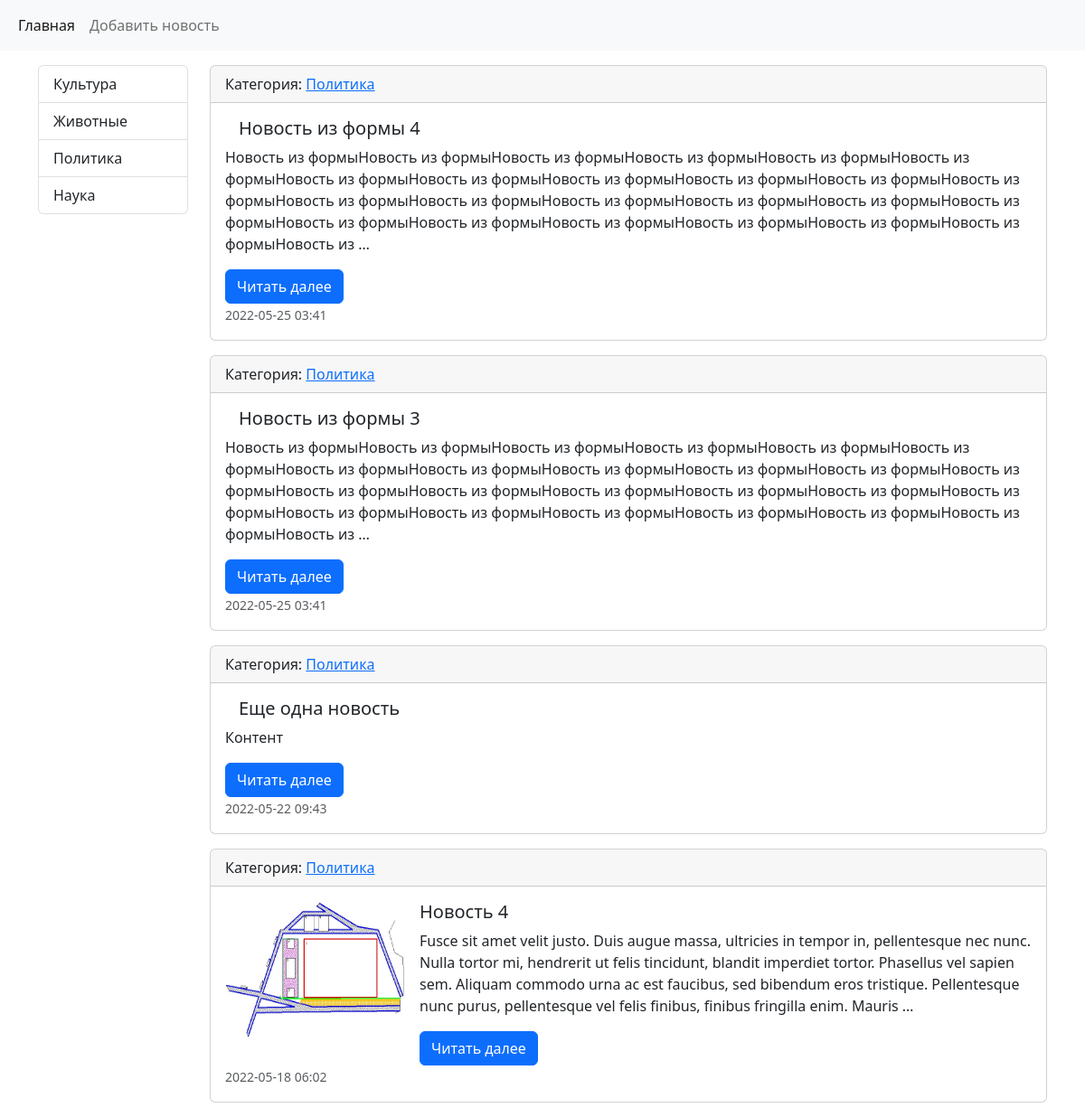
Page /category/3/ on the earlier database version.
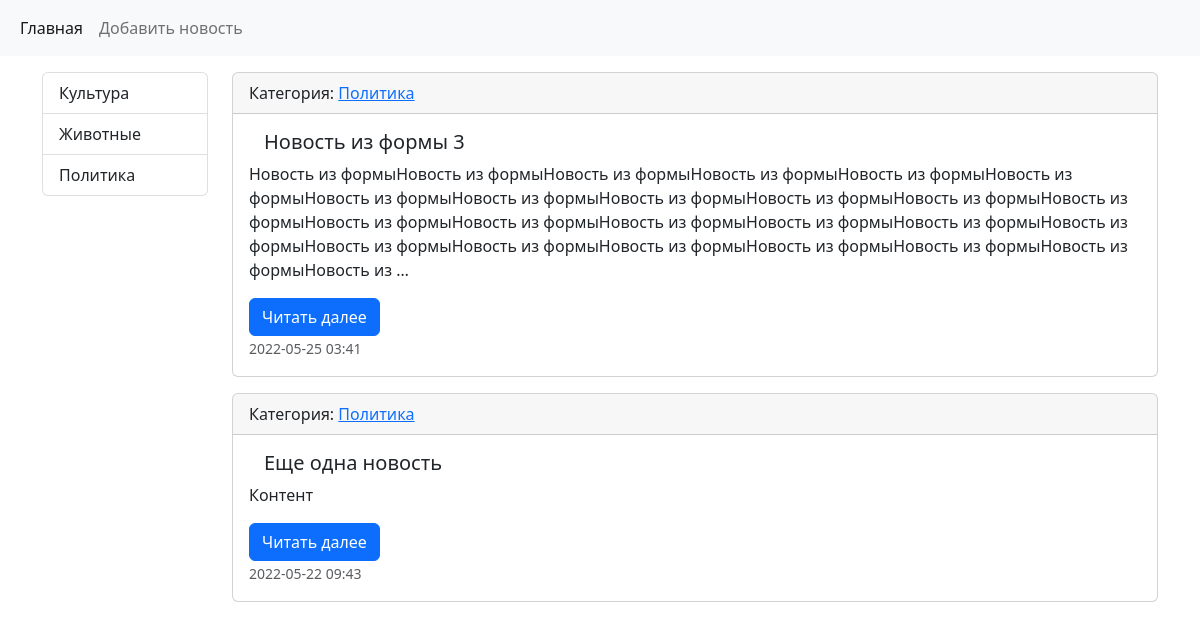
Same page on the later database version.
### news/models.py (models this page shows, shortened)
class Category(models.Model):
    title = models.CharField(max_length=150, db_index=True, verbose_name='Наименование категории')
    def get_absolute_url(self):
        return reverse_lazy('category', kwargs={'category_id': self.pk})
    def __str__(self):
        return self.title
    class Meta:
        verbose_name = 'Категория'
        verbose_name_plural = 'Категории'
        ordering = ['title']

class News(models.Model):
    title = models.CharField(max_length=150, verbose_name='Наименование')
    content = models.TextField(blank=True, verbose_name='Конетент')
    created_at = models.DateTimeField(auto_now_add=True, verbose_name='Дата загрузки')
    updated_at = models.DateTimeField(auto_now=True, verbose_name='Обновлено')
    photo = models.ImageField(upload_to='photo/%Y/%m/%d/', verbose_name='Фото', blank=True)
    is_published = models.BooleanField(default=True, verbose_name='Опубликовано')
    category = models.ForeignKey('Category', on_delete=models.PROTECT, null=True, verbose_name='Категория')
    cnt_views = models.IntegerField(default=0)
    def get_absolute_url(self):
        return reverse_lazy('read_more_button', kwargs={'pk': self.pk})
    class Meta:
        verbose_name = 'Новость'
        verbose_name_plural = 'Новости'
        ordering = ['-created_at']

### news/views.py (the view)
# urls.py: path('category/<int:category_id>/', views.CategoryNews.as_view(), name='category'),
class CategoryNews(ListView):
    model = News
    template_name = 'news/category.html'
    context_object_name = 'news'
    allow_empty = False
    def get_queryset(self):
        return News.objects.filter(category_id=self.kwargs['category_id'], is_published=True)
    def get_context_data(self, *, object_list=None, **kwargs):
        context = super().get_context_data(**kwargs)
        context['title'] = Category.objects.get(pk=self.kwargs['category_id'])
        return context

### news/templatetags/news_tags.py (called while the page is built)
@register.simple_tag(name='get_all_cat')
def get_categories():
    return Category.objects.filter(news__is_published=True).annotate(cnt=Count('news')).filter(cnt__gt=0)

### news/templates/news/category.html (shortened to what this page needs)
{% extends 'base.html' %}
{% block sidebar %}{{ block.super }}{% endblock %}
{% block content %}
{% for item in news %}
<div class="card mb-3">
    <div class="card-header">
        {% if item.category %}
        Категория: <a href="{% url 'category' item.category.pk %}">{{ item.category }}</a>
        {% else %}
        без категории
        {% endif %}
    </div>
    <div>
        <div class="card-body">
            <div class="media">
                {% if item.photo %}
                <img src="{{ item.photo.url }}" alt="--" width="200px" height="150px" class="rounded float-left mr-3">
                {% endif %}
            </div>
            <div class="media-body">
                <h5 class="card-title">{{ item.title }}</h5>
                <p class="card-text">{{ item.content | linebreaksbr | truncatewords:50 }}</p>
                <a href="{{ item.get_absolute_url }}" class="btn btn-primary">Читать далее</a>
                <p class="card-text"><small class="text-muted">{{ item.created_at | date:"Y-m-d H:i" }}</small></p>
            </div>
        </div>
    </div>
</div>
{% endfor %}
{% endblock %}

### templates/inc/_sidebar.html (shortened to what this page needs)
{% load news_tags %}
<div class="list-group">
    {% get_all_cat as categories %}
    {% for item in categories %}
    <a href="{{ item.get_absolute_url }}" class="list-group-item list-group-item-action">{{ item.title }}</a>
    {% endfor %}
</div>

Differences in the rows shown:
no longer on this page (row unchanged): Category: title "Наука"
no longer on this page (row edited): News: category "Политика", title "Новость из формы 4", content "Новость из формыНовость из формыНовость из формыНовость из формыНовость из формыНовость из формыНовость из формыНовость из формыНовость из формыНовость из формыНовость из формыНовость из формыНовость из формыНовость из формыНовость из формыНовость из формыНовость из формыНовость из формыНовость из формыНовость из формыНовость из формыНовость из формыНовость из формыНовость из формыНовость из …", created_at "2022-05-25 03:41"
no longer on this page (row edited): News: category "Политика", photo (picture), title "Новость 4", content "Fusce sit amet velit justo. Duis augue massa, ultricies in tempor in, pellentesque nec nunc. Nulla tortor mi, hendrerit ut felis tincidunt, blandit imperdiet tortor. Phasellus vel sapien sem. Aliquam commodo urna ac est faucibus, sed bibendum eros tristique. Pellentesque nunc purus, pellentesque vel felis finibus, finibus fringilla enim. Mauris …", created_at "2022-05-18 06:02"
